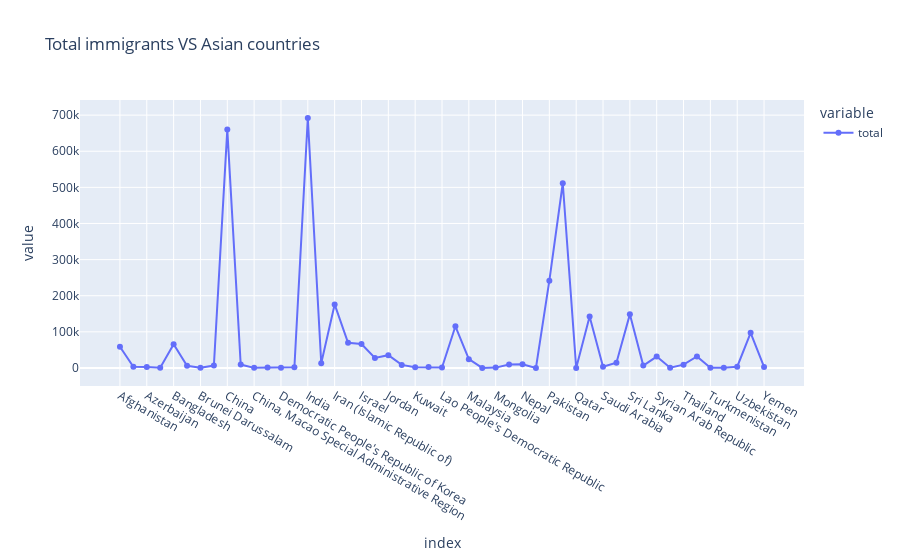

Write notebook code for a chart like this one.
### Code cell
asia = df_can[df_can.Continent=='Asia']
line(asia['total'],title='Total immigrants VS Asian countries',markers='o')

### Figure 1 — Plotly figure (JSON) as saved in the notebook; plotly's stock layout.template omitted (floating-point values rounded to 4 significant figures)
{"data": [{"hovertemplate": "variable=total<br>index=%{x}<br>value=%{y}<extra></extra>", "legendgroup": "total", "line": {"color": "#636efa", "dash": "solid"}, "marker": {"symbol": "circle"}, "mode": "lines+markers", "name": "total", "orientation": "v", "showlegend": true, "type": "scatter", "x": ["Afghanistan", "Armenia", "Azerbaijan", "Bahrain", "Bangladesh", "Bhutan", "Brunei Darussalam", "Cambodia", "China", "China, Hong Kong Special Administrative Region", "China, Macao Special Administrative Region", "Cyprus", "Democratic People's Republic of Korea", "Georgia", "India", "Indonesia", "Iran (Islamic Republic of)", "Iraq", "Israel", "Japan", "Jordan", "Kazakhstan", "Kuwait", "Kyrgyzstan", "Lao People's Democratic Republic", "Lebanon", "Malaysia", "Maldives", "Mongolia", "Myanmar", "Nepal", "Oman", "Pakistan", "Philippines", "Qatar", "Republic of Korea", "Saudi Arabia", "Singapore", "Sri Lanka", "State of Palestine", "Syrian Arab Republic", "Tajikistan", "Thailand", "Turkey", "Turkmenistan", "United Arab Emirates", "Uzbekistan", "Viet Nam", "Yemen"], "xaxis": "x", "y": [58639, 3310, 2649, 475, 65568, 5876, 600, 6538, 659962, 9327, 284, 1126, 388, 2068, 691904, 13150, 175923, 69789, 66508, 27707, 35406, 8490, 2025, 2353, 1089, 115359, 24417, 30, 952, 9245, 10222, 224, 241600, 511391, 157, 142581, 3425, 14579, 148358, 6512, 31485, 503, 9174, 31781, 310, 836, 3368, 97146, 2985], "yaxis": "y"}], "layout": {"legend": {"title": {"text": "variable"}, "tracegroupgap": 0}, "title": {"text": "Total immigrants VS Asian countries"}, "xaxis": {"anchor": "y", "domain": [0, 1], "title": {"text": "index"}}, "yaxis": {"anchor": "x", "domain": [0, 1], "title": {"text": "value"}}}}
